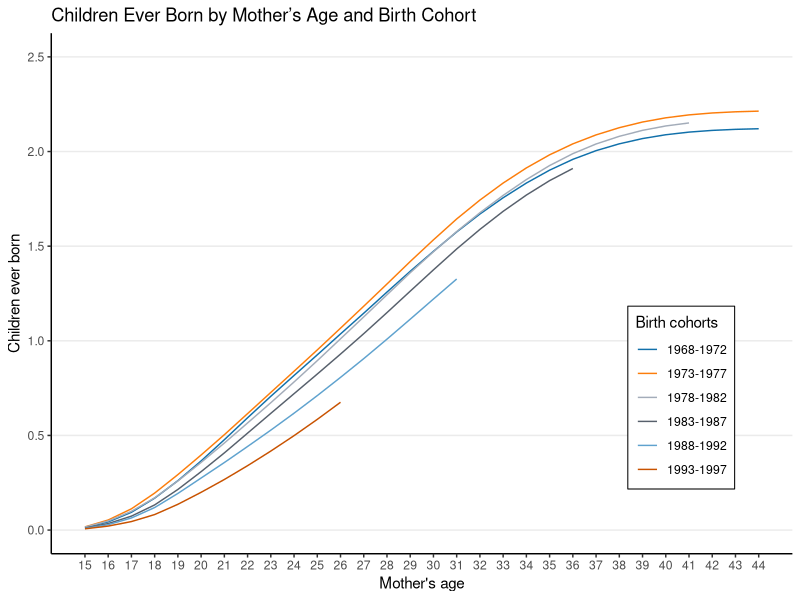
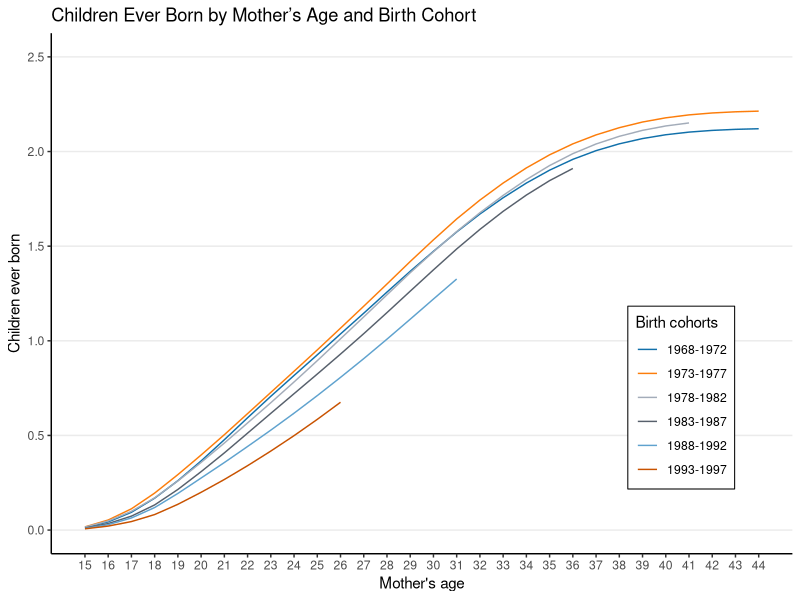

R code for these plots, in order:
#### Preamble ####
# Purpose: Figure 5 replication
# Author: Kimlin Chin
# Date: 22 February 2022
# Contact: kimlin.chin@mail.utoronto.ca
# License: MIT

# Cannot be replicated :(


#### Workspace setup ####
library(haven)
library(tidyverse)
library(ggthemes)

# Read in the provided aggregated data. 
fig5_birth_data <- read_dta("inputs/data/nchs_cohort_analysis.dta")
fig5_pop_data <- read_dta("inputs/data/agecomp-seer.dta")

fig5_pop_data1 <- fig5_pop_data %>%
  select(1:32) %>%
  select(-c(stname)) %>%
  group_by(year) %>%
  summarise(across(everything(),sum)) # https://stackoverflow.com/questions/1660124/how-to-sum-a-variable-by-group

fig5_pop_data1 <- fig5_pop_data1 %>%
  pivot_longer(-c(year), names_to = "mage", values_to = "pop")

fig5_pop_data1 <- fig5_pop_data1 %>%
  mutate(mage = as.numeric(str_replace(mage, "fem", ""))) %>%
  mutate(cohort = year - mage) %>%
  mutate(cohort2 = case_when(cohort >= 1968 & cohort <=1972 ~ 1,
                             cohort >= 1973 & cohort <=1977 ~ 2,
                             cohort >= 1978 & cohort <=1982 ~ 3,
                             cohort >= 1983 & cohort <=1987 ~ 4,
                             cohort >= 1988 & cohort <=1992 ~ 5,
                             cohort >= 1993 & cohort <=1997 ~ 6))

fig5_pop_data1 <- na.omit(fig5_pop_data1)
fig5_pop_data1 <- fig5_pop_data1 %>%
  group_by(cohort2, mage) %>%
  summarise(pop = sum(pop))


# Process data
fig5_data <- right_join(fig5_birth_data, fig5_pop_data1, by=c("mage", "cohort2")) %>%
  mutate(brate=numbirth/pop*1000,
         age_20_24_year = case_when(cohort2 == 1 ~ 1992,
                                    cohort2 == 2 ~ 1997,
                                    cohort2 == 3 ~ 2002,
                                    cohort2 == 4 ~ 2007,
                                    cohort2 == 5 ~ 2012,
                                    cohort2 == 6 ~ 2017),
         cohort2 = as_factor(cohort2))

fig5_data <- fig5_data %>%
  group_by(cohort2) %>%
  mutate(cum_brate = cumsum(brate)/1000, 
         cohort_years = case_when(cohort2 == 1 ~ "1968-1972",
                                  cohort2 == 2 ~ "1973-1977",
                                  cohort2 == 3 ~ "1978-1982",
                                  cohort2 == 4 ~ "1983-1987",
                                  cohort2 == 5 ~ "1988-1992",
                                  cohort2 == 6 ~ "1993-1997"))

# Make plot
fig5_data %>%
  ggplot(aes(x = mage,
             y = cum_brate,
             color = cohort_years)) +
  geom_line() +
  scale_y_continuous(limits=c(0, 2.5), breaks=seq(0, 2.5, by = .5)) +
  scale_x_continuous(limits=c(15, 44), breaks=seq(15, 44, by = 1)) +
  scale_color_tableau(palette = "Color Blind") +
  theme_classic() +
  theme(panel.grid.major.y = element_line(),
        legend.background = element_blank(),
        legend.box.background = element_rect(), 
        legend.position = c(0.85,0.3)) +
  labs(
    title = "Children Ever Born by Mother’s Age and Birth Cohort",
    x = "Mother's age",
    y = "Children ever born",
    color = "Birth cohorts"
  )

# Save plot
ggsave(
  "replication/plots/figure5.png",
  height = 100,
  width = 133.33,
  units = "mm",
  dpi = 900
)
